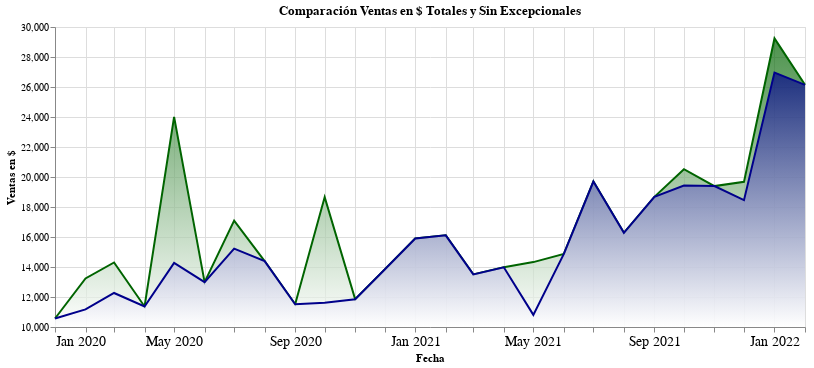

Write notebook code for a chart like this one.
### Code cell
df_ventas_compar_graf = df_ventas_comparacion.reset_index()

base = alt.Chart(df_ventas_compar_graf).mark_area().encode(
    x=alt.X('yearmonth(fecha):T', title='Fecha', axis = alt.Axis(labelAngle=0, labelFontSize=14))
).properties(
    title = 'Comparación Ventas en $ Totales y Sin Excepcionales',
    width = 750,
    height=300
)

todas = base.mark_area(
    line={'color':'darkgreen'},
    color=alt.Gradient(
        gradient='linear',
        stops=[alt.GradientStop(color='white', offset=0),
               alt.GradientStop(color='darkgreen', offset=1)],
        x1=1,
        x2=1,
        y1=1,
        y2=0)
    ).encode(
    y=alt.Y('sum(monto_dolar):Q', title = 'Ventas en $', scale=alt.Scale(zero=False), 
                      axis = alt.Axis(grid=True, titleAnchor='middle', titleAngle = 270, labelFontSize=10))
)

sin_excep = base.mark_area(
    line={'color':'darkblue'},
    color=alt.Gradient(
        gradient='linear',
        stops=[alt.GradientStop(color='white', offset=0),
               alt.GradientStop(color='darkblue', offset=1)],
        x1=1,
        x2=1,
        y1=1,
        y2=0)
    ).encode(
    y=alt.Y('sum(monto_sin_ex):Q', title='')
)



todas + sin_excep

### Figure 1 — Vega-Lite specification as saved in the notebook (floating-point values rounded to 4 significant figures; data arrays with more than 128 entries replaced by an {"elided": "..."} marker saying what was removed)
{"config": {"view": {"continuousWidth": 400, "continuousHeight": 300}}, "layer": [{"mark": {"type": "area", "color": {"gradient": "linear", "stops": [{"color": "white", "offset": 0}, {"color": "darkgreen", "offset": 1}], "x1": 1, "x2": 1, "y1": 1, "y2": 0}, "line": {"color": "darkgreen"}}, "encoding": {"x": {"axis": {"labelAngle": 0, "labelFontSize": 14}, "field": "fecha", "timeUnit": "yearmonth", "title": "Fecha", "type": "temporal"}, "y": {"aggregate": "sum", "axis": {"grid": true, "labelFontSize": 10, "titleAnchor": "middle", "titleAngle": 270}, "field": "monto_dolar", "scale": {"zero": false}, "title": "Ventas en $", "type": "quantitative"}}, "height": 300, "title": "Comparación Ventas en $ Totales y Sin Excepcionales", "width": 750}, {"mark": {"type": "area", "color": {"gradient": "linear", "stops": [{"color": "white", "offset": 0}, {"color": "darkblue", "offset": 1}], "x1": 1, "x2": 1, "y1": 1, "y2": 0}, "line": {"color": "darkblue"}}, "encoding": {"x": {"axis": {"labelAngle": 0, "labelFontSize": 14}, "field": "fecha", "timeUnit": "yearmonth", "title": "Fecha", "type": "temporal"}, "y": {"aggregate": "sum", "field": "monto_sin_ex", "title": "", "type": "quantitative"}}, "height": 300, "title": "Comparación Ventas en $ Totales y Sin Excepcionales", "width": 750}], "data": {"name": "data-f7fe543ad3dbb0143437666f4a513a01"}, "$schema": "https://vega.github.io/schema/vega-lite/v4.17.0.json", "datasets": {"data-f7fe543ad3dbb0143437666f4a513a01": {"elided": "612 records"}}}
